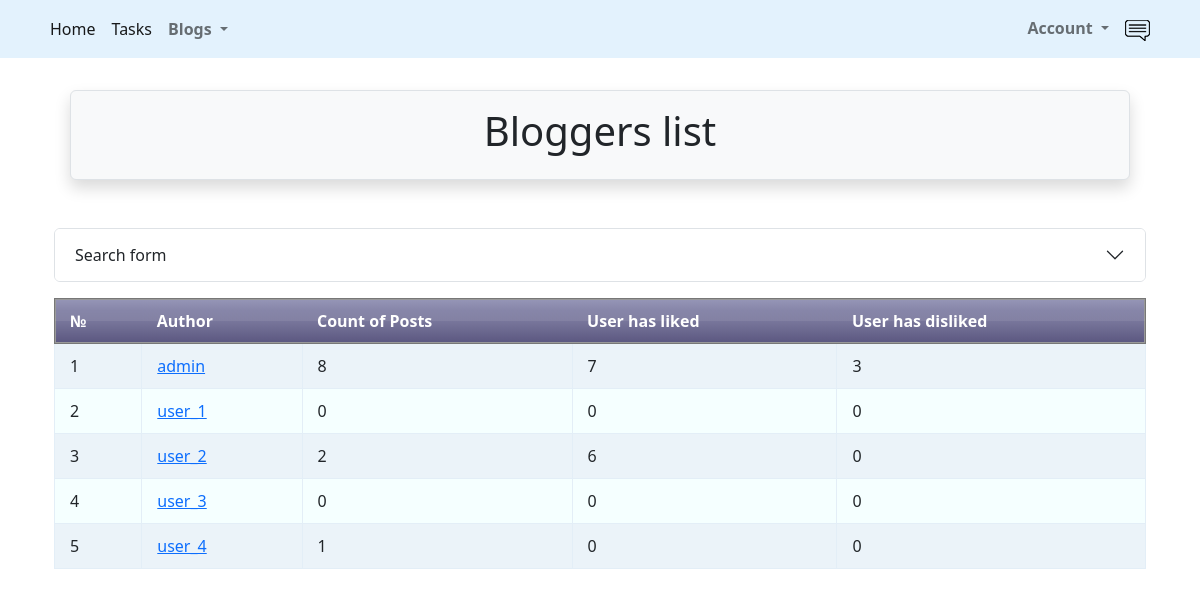
Page /posts/bloggers/ (signed in) on the committed database.
### src/accounts/models.py (models this page shows, shortened)
class User(AbstractUser):
    is_activated = models.BooleanField(default=True, db_index=True)
    avatar = models.ImageField(upload_to=avatar_place, default='profile/default.png')
    birthday = models.DateField(null=True, blank=True)
    city = models.CharField(max_length=50, null=True, blank=True)
    class Meta(AbstractUser.Meta):
        db_table = 'user'

### src/post/views.py (the view)
# urls.py: path('bloggers/', ListOfBloggers.as_view(), name='blogger_list'),
class ListOfBloggers(ListView):
    model = User
    template_name = 'bloggers/bloggers_list.html'
    def get_filter(self):
        users = User.objects.all()
        filter_form = BloggersFilterSet(data=self.request.GET, queryset=users)
        return filter_form
    def get_queryset(self):
        return self.get_filter().qs
    def get_context_data(self, *, object_list=None, **kwargs):
        context = super().get_context_data(**kwargs)
        context['form'] = self.get_filter().form
        return context

### src/post/templates/bloggers/bloggers_list.html (shortened to what this page needs)
{% extends 'base.html' %}
{% load static %}
{% load crispy_forms_filters %}
{% block header %}
    Bloggers list
{% endblock %}
{% block content %}
    <link rel="stylesheet" type="text/css" href="{% static 'css/lists.css' %}">
<div class="row mb-3">
        <div class="accordion" id="accordionExample">
          <div class="accordion-item">
            <h2 class="accordion-header" id="headingOne">
              <button class="accordion-button collapsed" type="button" data-bs-toggle="collapse" data-bs-target="#collapseOne" aria-expanded="true" aria-controls="collapseOne">
                Search form
              </button>
            </h2>
          </div>
        </div>
    </div>
    {% if object_list %}
        <table class="table table_blur">
            <thead class="thead-dark">
                <tr>
                    <th>№</th>
                    <th>Author</th>
                    <th>Count of Posts</th>
                    <th>User has liked</th>
                    <th>User has disliked</th>
                </tr>
            </thead>
            <tbody>
            {% for post in object_list %}
                <tr>
                    <td>{{ forloop.counter }}</td>
                <td>{% if user.is_authenticated %} <a href="{% url 'posts:blogger_detail' post.id %}">
                    {{ post.username }}</a>
                    {% else %} {{ post.username }}
                        {% endif %}</td>
                    <td>{{ post.posts_set.count }}</td>
                    <td>{{ post.likes.count }}</td>
                    <td>{{ post.dislikes.count }}</td>
            {% endfor %}
            </tbody>
        </table>
    {% else %}
        <p>There are no posts yet!</p>
    {% endif %}
{% endblock %}

### src/post/static/css/lists.css (style rules this page uses)
.table_blur { background: #f5ffff; border-collapse: collapse; text-align: left; }
.table_blur th { border-top: 1px solid #777777; border-bottom: 1px solid #777777; box-shadow: inset 0 1px 0 #999999, inset 0 -1px 0 #999999; background: linear-gradient(#9595b6, #5a567f); color: white; padding: 10px 15px; position: relative; }
.table_blur th:after { content: ""; display: block; position: absolute; left: 0; top: 25%; height: 25%; width: 100%; background: linear-gradient(rgba(255, 255, 255, 0), rgba(255,255,255,.08)); }
.table_blur tr:nth-child(odd) { background: #ebf3f9; }
.table_blur th:first-child { border-left: 1px solid #777777; border-bottom: 1px solid #777777; box-shadow: inset 1px 1px 0 #999999, inset 0 -1px 0 #999999; }
.table_blur th:last-child { border-right: 1px solid #777777; border-bottom: 1px solid #777777; box-shadow: inset -1px 1px 0 #999999, inset 0 -1px 0 #999999; }
.table_blur td { border: 1px solid #e3eef7; padding: 10px 15px; position: relative; transition: all 0.5s ease; }

### rows in the picture
User: username "admin", posts_set.count "8", likes.count "7", dislikes.count "3"
User: username "user_1", posts_set.count "0", likes.count "0", dislikes.count "0"
User: username "user_2", posts_set.count "2", likes.count "6", dislikes.count "0"
User: username "user_3", posts_set.count "0", likes.count "0", dislikes.count "0"
User: username "user_4", posts_set.count "1", likes.count "0", dislikes.count "0"
